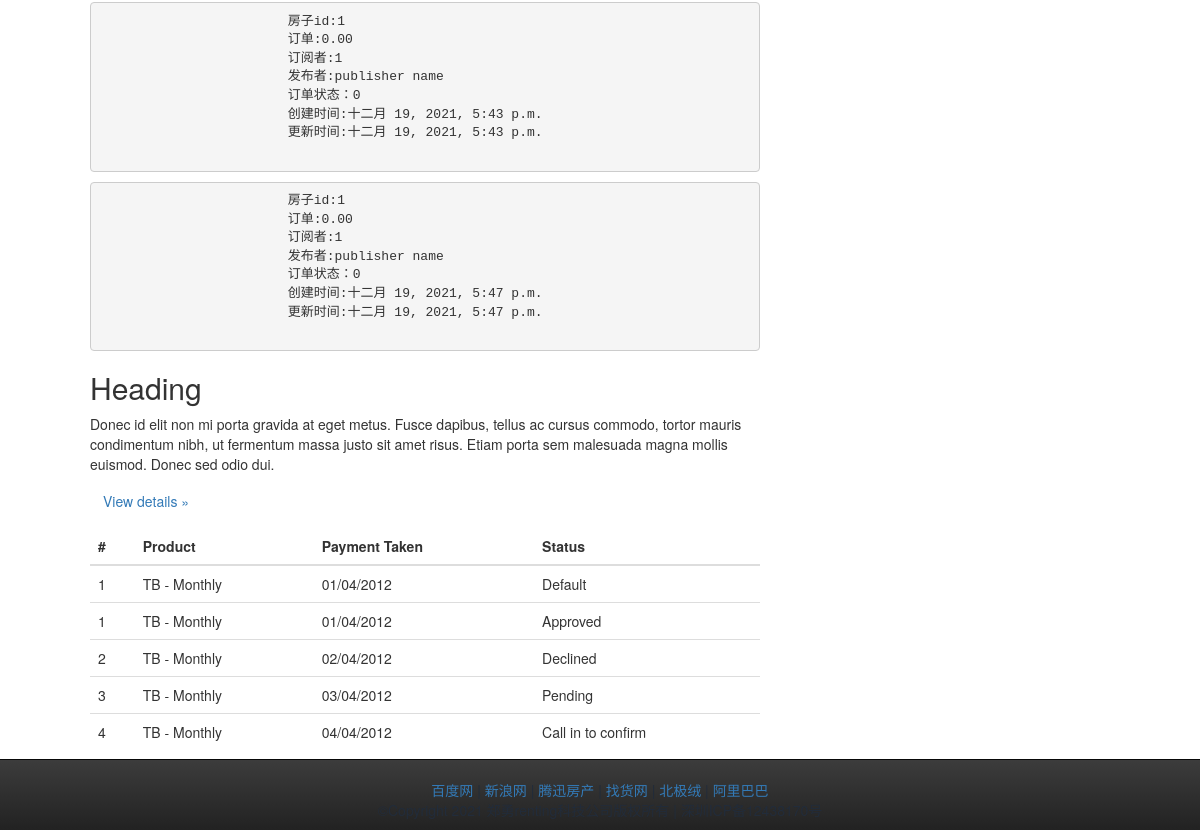
Page /introducer/my/order (signed in, lower part) on the earlier database version.
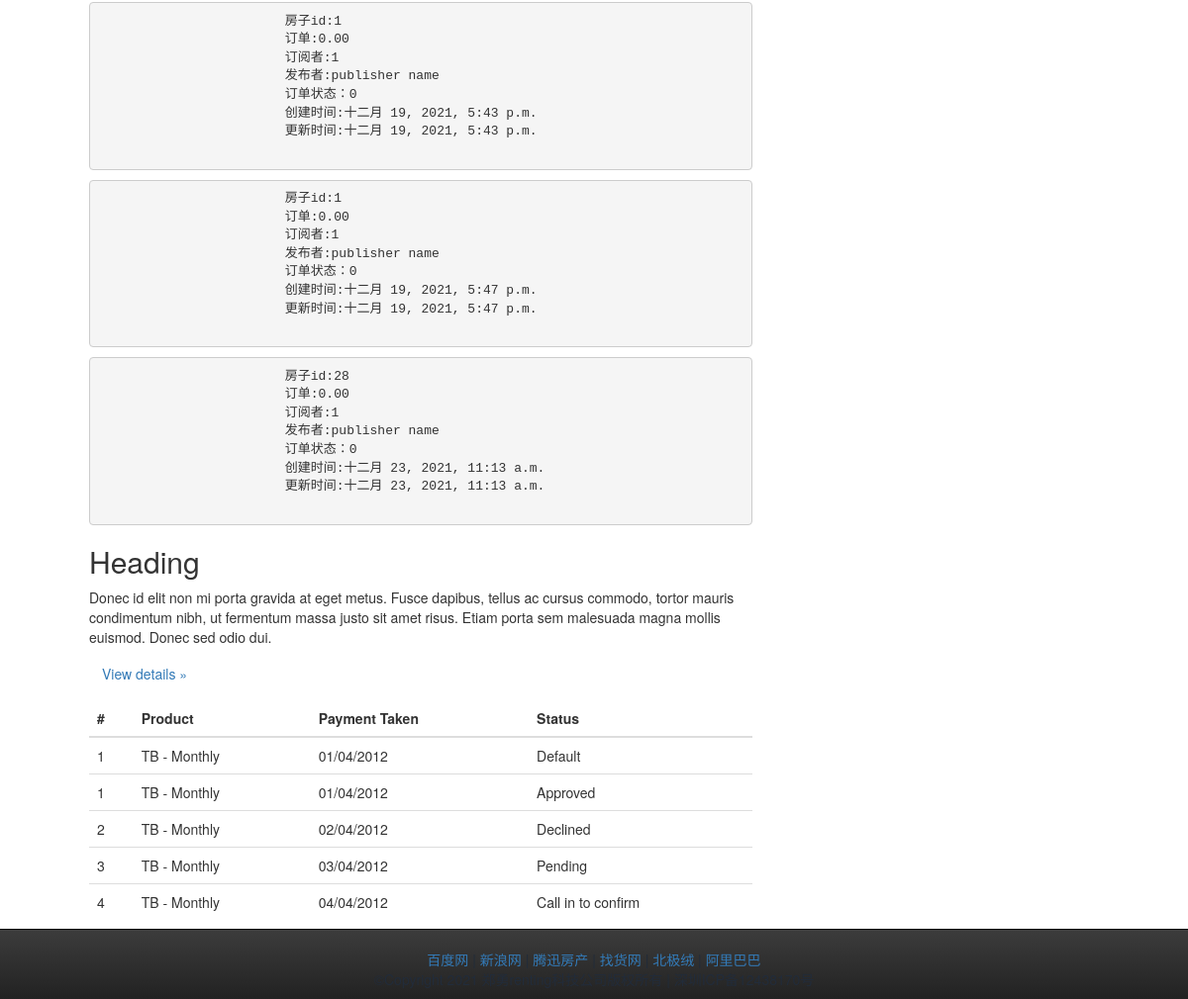
Same page on the later database version.
### introducer/models.py (models this page shows)
class Order(models.Model):
    house_id = models.CharField('house id', default=1, max_length=10)
    order_amount = models.DecimalField('order amount', default=0.00,max_digits=15, decimal_places=2)
    subscriber_id = models.CharField('subscriber id', default=1, max_length=10)
    publisher_id = models.CharField('publisher id', default=2, max_length=15)
    publisher_name = models.CharField('publisher name', default='publisher name', max_length=30)
    orderStatus = models.CharField('orderStatus', default='0', max_length=10)
    create_time = models.DateTimeField('created time', auto_now_add=True)
    update_time = models.DateTimeField('updated time', auto_now=True)

### introducer/views.py (the view)
# urls.py: path('my/order', views.myOrder, name='order'),
def myOrder(request):
    if request.method == 'GET':
        currentUserId = request.session.get('userid')
        orderQuerySet = Order.objects.filter(subscriber_id=currentUserId)
        return render(request, 'introducer/introducerOrder.html', locals())
    elif request.method == "POST":
        pass

### introducer/templates/introducer/introducerOrder.html (shortened to what this page needs)
{% extends 'introducer/IndexTemplate.html' %} }}
{% block main %}
    <div class="container-fluid">
        <div class="row">
            <div class="col-md-8">
                {% for order in orderQuerySet %}
                    <pre>
                        房子id:{{ order.house_id }}
                        订单:{{ order.order_amount }}
                        订阅者:{{ order.subscriber_id }}
                        发布者:{{ order.publisher_name }}
                        订单状态：{{ order.orderStatus }}
                        创建时间:{{ order.create_time }}
                        更新时间:{{ order.update_time }}
                    </pre>
                {% endfor %}
                <h2>
                    Heading
                </h2>
                <p>
                    Donec id elit non mi porta gravida at eget metus. Fusce dapibus, tellus ac cursus commodo, tortor mauris condimentum nibh, ut fermentum massa justo sit amet risus. Etiam porta sem malesuada magna mollis euismod. Donec sed odio dui.
                </p>
                <p>
                    <a class="btn" href="#">View details »</a>
                </p>
                <table class="table">
                    <thead>
                    <tr>
                        <th>
                            #
                        </th>
                        <th>
                            Product
                        </th>
                        <th>
                            Payment Taken
                        </th>
                        <th>
                            Status
                        </th>
                    </tr>
                    </thead>
                    <tbody>
                    <tr>
                        <td>
                            1
                        </td>
                        <td>
                            TB - Monthly
                        </td>
                        <td>
                            01/04/2012
                        </td>
                        <td>
                            Default
                        </td>
                    </tr>
                    <tr class="table-active">
                        <td>
                            1
                        </td>
                        <td>
                            TB - Monthly
                        </td>
                        <td>
                            01/04/2012
                        </td>
                        <td>
                            Approved
                        </td>
                    </tr>
                    <tr class="table-success">
                        <td>
                            2
                        </td>
                        <td>
                            TB - Monthly
                        </td>
                        <td>
                            02/04/2012
                        </td>
                        <td>
                            Declined
                        </td>
                    </tr>
                    <tr class="table-warning">
                        <td>
                            3
                        </td>
                        <td>
                            TB - Monthly
                        </td>
                        <td>
                            03/04/2012
                        </td>
                        <td>
                            Pending
                        </td>
                    </tr>
                    <tr class="table-danger">
                        <td>
                            4
                        </td>
                        <td>
                            TB - Monthly
                        </td>
                        <td>
                            04/04/2012
                        </td>
                        <td>
                            Call in to confirm
                        </td>
                    </tr>
                    </tbody>
                </table>
            </div>
        </div>
    </div>
{% endblock %}

### introducer/templates/introducer/IndexTemplate.html (shortened to what this page needs)
<!DOCTYPE html>
<html>
<head>
    <link rel="stylesheet" href="https://stackpath.bootstrapcdn.com/bootstrap/3.4.1/css/bootstrap.min.css">
    <link rel="stylesheet" href="https://stackpath.bootstrapcdn.com/bootstrap/3.4.1/css/bootstrap-theme.min.css">
</head>
<body>
<div class="container" style="width: 90%; ">
    {% block main %}
    {% endblock %}
</div>
    <br>
    <br>
    <br>
    <div style="color: #222c3a">
            <nav class="navbar navbar navbar-inverse navbar-fixed-bottom" >
              <div class="container" style="text-align: center">
                <br>
                <a href="" target="_blank">百度网</a> |
                <a href="" target="_blank">新浪网</a> |
                <a href="" target="_blank">腾迅房产</a> |
                <a href="" target="_blank">找货网</a> |
                <a href="" target="_blank">北极绒</a> |
                <a href="" target="_blank">阿里巴巴</a>
                <p>
                </p>
              </div>
            </nav>
    </div>
</body>
</html>

### introducer/templates/introducer/IndexTemplate.html (style rules this page uses)
* { padding: 0; margin: 0; }

Differences in the rows shown:
added Order: house_id "28", order_amount "0.00", subscriber_id "1", publisher_name "publisher name", orderStatus "0", create_time "十二月 23, 2021, 11:13 a.m.", update_time "十二月 23, 2021, 11:13 a.m."
